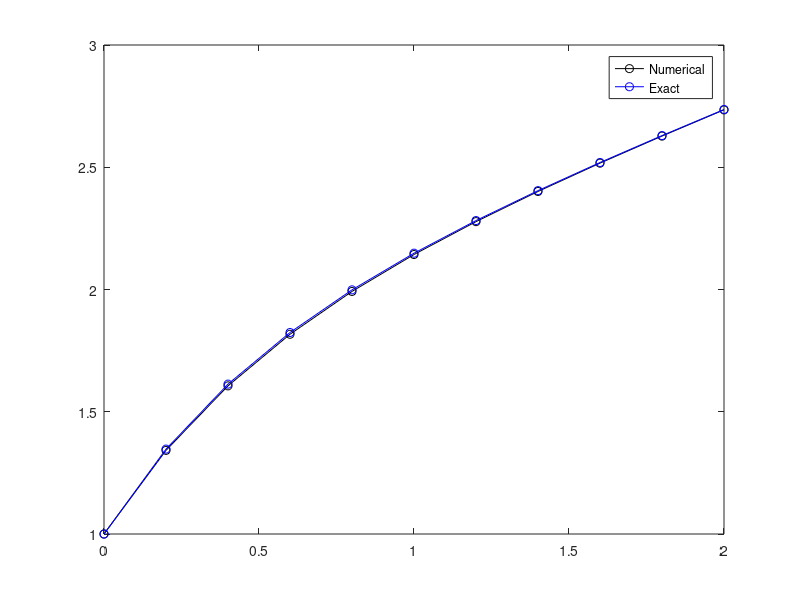

The MATLAB script that drew this image:
%Runge-Kutta 3rd order ODE Solver
clear
clc
close all

%Inputs
func = @(x,y) -2*y+x+4;
h = 0.2;
x_upper_lim = 2;
x_0 = 0;
x = transpose(x_0:h:x_upper_lim);
y = zeros(length(x),1);
%Initial Boundary Condition
y(1,1) = 1;

for i = 2:length(y)
    k_1 = (h)*(func(x(i-1),y(i-1)));
    k_2 = (h)*(func(x(i-1)+(h/2),(y(i-1)+(k_1/2))));
    k_3 = (h)*(func(x(i-1)+h,(y(i-1)+(k_1/2)+k_2/2)));
    y(i,1) = y(i-1)+(1/6)*(k_1+4*k_2+k_3);
end

v = transpose(x_0:h:x_upper_lim);
ex(:,1) = -0.75*exp(-2.*v)+0.5.*v+1.75;
%Result
plot(x,y,'-ko')
hold on
plot(v,ex,'-bo')
legend('Numerical','Exact')